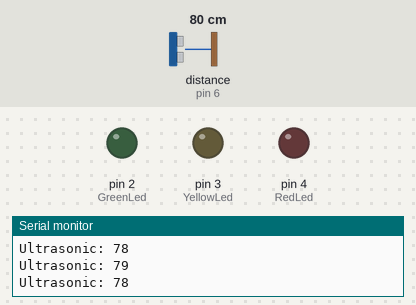
This sketch was run on a simulated Arduino Uno, built with avr-gcc and run on an emulated ATmega328P. Shown: output pins drawn as LEDs (lit = HIGH), the last lines printed to the serial monitor. Wiring (inferred from the names in the program): ultrasonic range finder: trigger pin 5; echo pin 6. Dashed ring = blinking. Inputs (shaded band) come from the test bench; at power-on: distance to the obstacle (sensor on pin 6) 80 cm. The echo pulse lasts 58.3 µs per cm; pins used as bus, display or sensor lines are not drawn.

Above: at 1.2 s.
1.3 s: distance to the obstacle (sensor on pin 6) set to 19 cm
At 2.7 s:
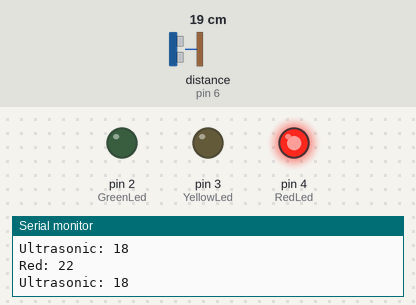
3.2 s: distance to the obstacle (sensor on pin 6) set to 16 cm
6.2 s: distance to the obstacle (sensor on pin 6) set to 13 cm
At 7.2 s:
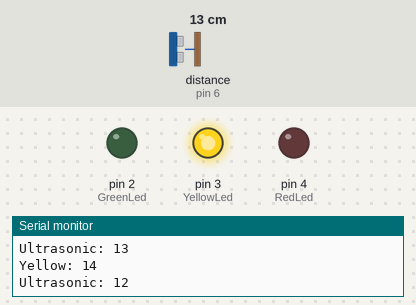
7.7 s: distance to the obstacle (sensor on pin 6) set to 9 cm
At 8.8 s:
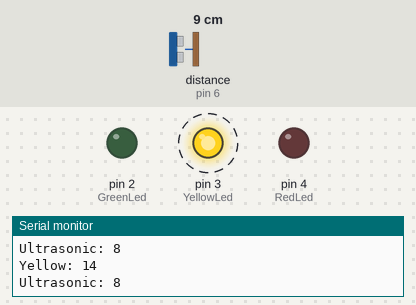
10.7 s: distance to the obstacle (sensor on pin 6) set to 2 cm
At 11.4 s:
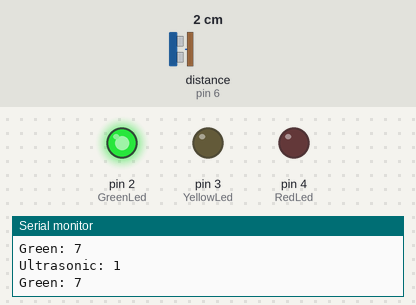
12.2 s: distance to the obstacle (sensor on pin 6) set to 6 cm
15.2 s: distance to the obstacle (sensor on pin 6) set to 8 cm
At 16.0 s:
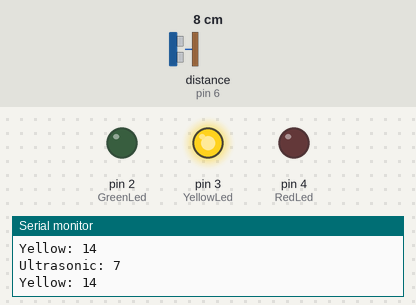
Timing chart, 0 to 18.2 s (numbered marks = the images above; inputs shaded):
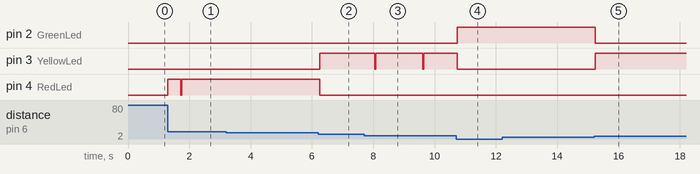

The sketch:

Ultrasonic_RTOS.ino
```cpp
//Practice 3 Reading signal from ultrasonic sensor with RTOS
//Libraries
#include <Arduino_FreeRTOS.h>
#include <queue.h>

// define tasks functions names
void ReadDist_Task( void *pvParameters );
void LedTask( void *pvParameters );
void Set_LedTask( void *pvParameters );

//define queues handles variables
QueueHandle_t Ultrasonic;
QueueHandle_t Led;

//for identifying leds
#define GreenLed 2
#define YellowLed 3
#define RedLed 4
//for ultrasonic
#define Trigger 5 //Trigger from ultrasonic
#define Echo 6 //Echo from ultrasonic
//for masks
#define LedsOff 4
#define GreenLed_MaxValue 7
#define YellowLed_MaxValue 14
#define RedLed_MaxValue 22

void setup() {
  //initializing Serial plot for debugging
  Serial.begin(9600);
  //initializing tasks:
  xTaskCreate(
    ReadDist_Task      // Function name
    ,  "Ultrasonic Read"  // A name just for humans
    ,  128  // This stack size can be checked & adjusted by reading the Stack Highwater
    ,  NULL //Parameters for the task
    ,  2  // Priority
    ,  NULL ); //Task Handle

  xTaskCreate(
    LedTask         // Function name
    ,  "Leds" // A name just for humans
    ,  128  // Stack size
    ,  NULL //Parameters for the task
    ,  1  // Priority
    ,  NULL ); //Task Handle

      xTaskCreate(
    Set_LedTask       // Function name
    ,  "Set_Led"  // A name just for humans
    ,  128  // This stack size can be checked & adjusted by reading the Stack Highwater
    ,  NULL //Parameters for the task
    ,  2  // Priority, with 3 (configMAX_PRIORITIES - 1) being the highest, and 0 being the lowest.
    ,  NULL ); //Task Handle
    //initializing Queues
    Ultrasonic = xQueueCreate( 10, sizeof( uint16_t ) );
    Led = xQueueCreate( 10, sizeof( uint16_t ) );

}

void loop() { /* empty, things are done with tasks*/ }

void ReadDist_Task(void *pvParameters){//Reading distance sequence

  //local variables
  uint16_t trigg = 0;
  uint16_t dist = 0;

   //ultrasonic
  pinMode(Trigger, OUTPUT);
  digitalWrite(Trigger, LOW);//start trigger with 0
  pinMode(Echo, INPUT);
  for(;;){
    digitalWrite(Trigger, HIGH);
    vTaskDelay(0.01/portTICK_PERIOD_MS); //pulse of 10us
    digitalWrite(Trigger, LOW);

    trigg = pulseIn(Echo, HIGH); //obtenemos el ancho del pulso
    dist = trigg/59;             //escalamos el tiempo a una distancia en cm
    Serial.print("Ultrasonic: ");
    Serial.println(dist);
    if(!xQueueSend(Ultrasonic,&dist,100)){
      Serial.println("Distance could not be sent");
    }
    vTaskDelay(20/portTICK_PERIOD_MS);//debounce
  }
}

void LedTask(void *pvParameters){

  uint16_t ledFlags;
  pinMode(GreenLed, OUTPUT);
  pinMode(YellowLed, OUTPUT);
  pinMode(RedLed, OUTPUT);
  for(;;)
  {
    if(!xQueueReceive(Led,&ledFlags,100)){
      Serial.println("Value not received");
    }
    else{
      //GREEN LED sequence
      if(ledFlags==GreenLed_MaxValue){
        digitalWrite(GreenLed, HIGH);
      }
      else{
        digitalWrite(GreenLed, LOW);
      }
      //YELLOW LED sequence
      if(ledFlags==YellowLed_MaxValue){
        digitalWrite(YellowLed, HIGH);
      }
      else{
        digitalWrite(YellowLed, LOW);
      }
      //RED LED sequence
      if(ledFlags==RedLed_MaxValue){
        digitalWrite(RedLed, HIGH);
      }
      else{
        digitalWrite(RedLed, LOW);
      }
    }
    vTaskDelay(10/portTICK_PERIOD_MS);
  }
}

void Set_LedTask(void *pvParameters){

  uint16_t analogValue;
  uint16_t ledFlags;
  for(;;)
  {
    if(!xQueueReceive(Ultrasonic,&analogValue,100)){
      Serial.println("Value not received");
    }
    else{
      //set active led application
      if(analogValue<GreenLed_MaxValue && analogValue>0){
        ledFlags = GreenLed_MaxValue;
        Serial.print("Green: ");
        Serial.println(ledFlags);
      }
      else if(analogValue<YellowLed_MaxValue && analogValue>0){
        ledFlags = YellowLed_MaxValue;
        Serial.print("Yellow: ");
        Serial.println(ledFlags);
      }
      else if(analogValue<RedLed_MaxValue && analogValue>0){
        ledFlags = RedLed_MaxValue;
        Serial.print("Red: ");
        Serial.println(ledFlags);
      }
      else{
        ledFlags = LedsOff;
      }
      if(!xQueueSend(Led,&ledFlags,100)){
        Serial.println(ledFlags);
      }
    }
    vTaskDelay(10/portTICK_PERIOD_MS);
  }
}
```

Measured:
- the behaviour switches between 15 and 14 cm on distance to the obstacle (sensor on pin 6) (found by bisection; images 1 and 2)
- the behaviour switches between 11 and 10 cm on distance to the obstacle (sensor on pin 6) (found by bisection; images 2 and 3)
- the behaviour switches between 7 and 8 cm on distance to the obstacle (sensor on pin 6) (found by bisection; images 4 and 5)
- after the input at 1.3 s, pin 4 (RedLed): LOW → HIGH at once, → LOW 0.42 s later, → HIGH 0.03 s later
- after the input at 6.2 s, pin 3 (YellowLed): LOW → HIGH after 0.05 s; pin 4 (RedLed): HIGH → LOW after 0.05 s
- after the input at 7.7 s, pin 3 (YellowLed): alternates HIGH for 1.5 s and LOW for 0.03 s, starting after 0.36 s
- after the input at 10.7 s, pin 2 (GreenLed): LOW → HIGH at once
- after the input at 15.2 s, pin 2 (GreenLed): HIGH → LOW at once; pin 3 (YellowLed): LOW → HIGH at once
